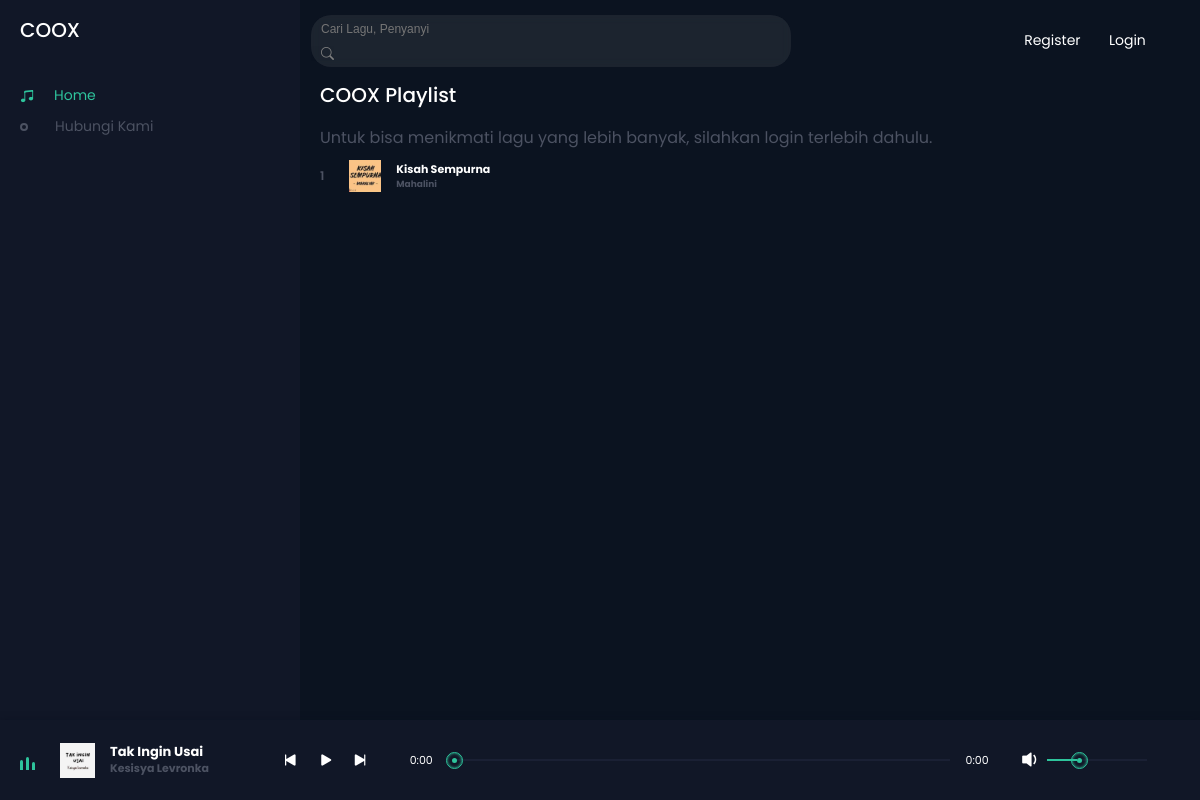
Screenshot of /index.php?keyword=Kisah Sempurna with the database file from the repository.
### tables this page shows
CREATE TABLE `lagu` (
  `id_lagu` int(11) NOT NULL,
  `judul_lagu` varchar(255) NOT NULL,
  `penyanyi` varchar(255) NOT NULL,
  `file_poster` varchar(255) NOT NULL,
  `file_lagu` varchar(255) NOT NULL,
  `kategori` varchar(255) NOT NULL
);

### index.php (the view, shortened to what this page needs)
<?php
    include "koneksi.php";
    $data = [];
    if (isset($_SESSION['id_user'])) {
        if (isset($_GET['keyword'])) {
            $keyword = $_GET['keyword'];
            $sql = "SELECT * FROM lagu LIMIT 1";
            $query = mysqli_query($konek,$sql) or die(mysqli_error($konek));
            while ($row = mysqli_fetch_assoc($query)) {
                $data[] = $row;
            }
            $idLagu0 = $data[0]['id_lagu'];
            $sql = "SELECT * FROM lagu WHERE
            (judul_lagu LIKE '%$keyword%' or
            penyanyi LIKE '%$keyword%' or
            kategori LIKE '%$keyword%')";
            $query = mysqli_query($konek,$sql) or die(mysqli_error($konek));
            $banyakLaguTampil = mysqli_num_rows($query);
            $sql = "SELECT * FROM lagu WHERE
            (judul_lagu LIKE '%$keyword%' or
            penyanyi LIKE '%$keyword%' or
            kategori LIKE '%$keyword%') and id_lagu!='$idLagu0'";
            $query = mysqli_query($konek,$sql) or die(mysqli_error($konek));
            while ($row = mysqli_fetch_assoc($query)) {
                $data[] = $row;
            }
        } else {
            $sql =  "SELECT * FROM lagu";
            $query = mysqli_query($konek,$sql) or die(mysqli_error($konek));
            $banyakLaguTampil = mysqli_num_rows($query);
            while ($row = mysqli_fetch_assoc($query)) {
                $data[] = $row;
            }
        }
        $id_user = $_SESSION['id_user'];
        $sql = "SELECT * FROM user WHERE id_user='$id_user'";
        $query = mysqli_query($konek,$sql) or die(mysqli_error($konek));
        $user = mysqli_fetch_assoc($query);
    } else {
        if (isset($_GET['keyword'])) {
            $keyword = $_GET['keyword'];
            $sql = "SELECT * FROM lagu LIMIT 1";
            $query = mysqli_query($konek,$sql) or die(mysqli_error($konek));
            while ($row = mysqli_fetch_assoc($query)) {
                $data[] = $row;
            }
            $idLagu0 = $data[0]['id_lagu'];
            $sql = "SELECT * FROM lagu WHERE
            (judul_lagu LIKE '%$keyword%' or
            penyanyi LIKE '%$keyword%') and
            kategori='non-premium'";
            $query = mysqli_query($konek,$sql) or die(mysqli_error($konek));
            $banyakLaguTampil = mysqli_num_rows($query);
            $sql = "SELECT * FROM lagu WHERE
            (judul_lagu LIKE '%$keyword%' or
            penyanyi LIKE '%$keyword%') and
            kategori='non-premium' and id_lagu!='$idLagu0'";
            $query = mysqli_query($konek,$sql) or die(mysqli_error($konek));
            while ($row = mysqli_fetch_assoc($query)) {
                $data[] = $row;
            }
        }
    }
?>
<!DOCTYPE html>
<html lang="en">
<head>
    <link rel="stylesheet" href="style.css">
    <link rel="stylesheet" href="https://cdn.jsdelivr.net/npm/bootstrap-icons@1.10.2/font/bootstrap-icons.css">
</head>
<body>
    <header>
        <div class="menu-side">
            <h1>COOX</h1>
            <div class="playlist">
                <?php if (isset($_SESSION['id_user']) && $id_user == 1) : ?>
                    <h4 class="active"><a href="index.php"><span></span><i class="bi bi-music-note-beamed"></i>Home</a></h4>
                    <h4><a href="lihat_data.php"><span></span><i class="bi bi-music-note-beamed"></i>Lihat Data</a></h4>
                    <h4><a href="tambah_data.php"><span></span><i class="bi bi-music-note-beamed"></i>Tambah Data</a></h4>
                <?php else : ?>
                    <h4 class="active"><a href="index.php"><span></span><i class="bi bi-music-note-beamed"></i>Home</a></h4>
                    <h4><a href="hubungi_kami.php"><span></span><i class="bi bi-music-note-beamed"></i>Hubungi Kami</a></h4>
                <?php endif; ?>
            </div>
        </div>
        <div class="song-side">
            <nav>
                <div class="search">
                    <form action="" method="get">
                        <input type="text" name="keyword" id="keyword" autocomplete="off" placeholder="Cari Lagu, Penyanyi">
                        <button type="submit"><i class="bi bi-search"></i></button>
                    </form>
                </div>
                <div class="user">
                    <?php if (isset($_SESSION['id_user'])) : ?>
                        <div><?= $user['username'] ?></div>
                        <div><a href="logout.php">Logout</a></div>
                    <?php else : ?>
                        <div><a href="register.php">Register</a></div>
                        <div><a href="login.php">Login</a></div>
                    <?php endif; ?>
                </div>
            </nav>
            <div id="container" class="menu-song">
                <h1>COOX Playlist</h1>
                <?php if (!isset($_SESSION['id_user'])) : ?>
                    <p style="padding: 5px 0px 5px 20px; color: #4c5262;">Untuk bisa menikmati lagu yang lebih banyak, silahkan login terlebih dahulu.</p>
                <?php endif; ?>
                <?php $i = 1; ?>
                <?php foreach($data as $song) : ?>
                    <?php if ($banyakLaguTampil == count($data)) : ?>
                        <li class="song-item" id="<?= $song['id_lagu']?>" name="<?= $i ?>">
                            <span><?= $i++ ?></span>
                            <img src="img/<?= $song['file_poster'] ?>" alt="<?= $song['judul_lagu'] ?>">
                            <h5>
                                <?= $song['judul_lagu'] ?>
                                <div class="subtitle"><?= $song['penyanyi'] ?></div>
                            </h5>
                        </li>
                    <?php else : ?>
                        <?php if ($i != 1) : ?>
                            <li class="song-item" id="<?= $song['id_lagu']?>" name="<?= $i-1 ?>">
                                <span><?= $i-1 ?></span>
                                <img src="img/<?= $song['file_poster'] ?>" alt="<?= $song['judul_lagu'] ?>">
                                <h5>
                                    <?= $song['judul_lagu'] ?>
                                    <div class="subtitle"><?= $song['penyanyi'] ?></div>
                                </h5>
                            </li>
                        <?php endif; ?>
                        <?php $i++; ?>
                    <?php endif; ?>
                <?php endforeach; ?>
            </div>
        </div>
        <div class="master-play">
            <div class="wave">
                <div class="wave1"></div>
                <div class="wave1"></div>
                <div class="wave1"></div>
            </div>
            <img src="img/<?= $data[0]['file_poster'] ?>" alt="" id="poster-master-play">
            <h5 id="title">
                <?= $data[0]['judul_lagu'] ?> <br>
                <div class="subtitle"><?= $data[0]['penyanyi'] ?></div>
            </h5>
            <div class="icon">
                <i class="bi bi-skip-start-fill" id="back"></i>
                <i class="bi bi-play-fill" id="master-play"></i>
                <i class="bi bi-skip-end-fill" id="next"></i>
            </div>
            <span id="current-start">0:00</span>
            <div class="bar">
                <div class="dot" id="dot"></div>
            </div>
            <span id="current-end">0:00</span>
            <div class="vol">
                <i class="bi bi-volume-down-fill" id="vol-icon"></i>
                <div class="vol-bar"></div>
                <div class="dot" id="vol-dot"></div>
            </div>
        </div>
    </header>
</body>
</html>

### rows the page displays
lagu: file_poster (picture), judul_lagu "Kisah Sempurna", penyanyi "Mahalini"
lagu: file_poster (picture), judul_lagu "Tak Ingin Usai", penyanyi "Kesisya Levronka"
